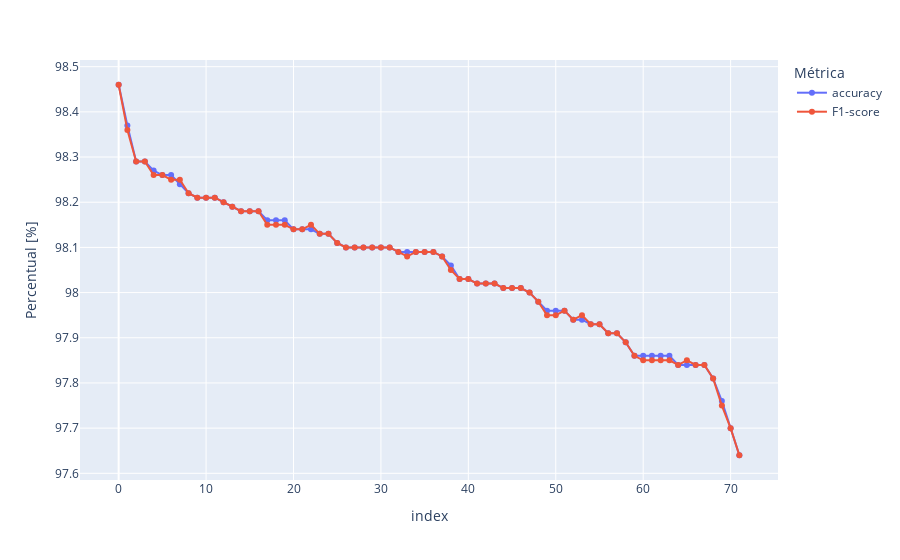

The cell this chart's notebook holds for it:
### Code cell
df = pd.DataFrame(columns=["accuracy", "F1-score"], index=[i for i in range(len(hps))])

for index, hp in hps.items():
    print(index)
    lr_model = XGBClassifier(objective="multi:softprob", learning_rate=hp["lr"], n_estimators=hp["estimators"], grow_policy=hp["gp"])

    lr_model.fit(X=shaped_train_features, y=train_targets)

    predictions = lr_model.predict(shaped_val_features)

    new = list()

    for pred in predictions:
        if np.random.choice([True, False], p=[0.02, 0.98]):
            pred = np.random.choice(range(10))
        
        new.append(pred)
    acc = accuracy_score(y_true=val_targets, y_pred=new)
    acc = round(acc*100, 2)

    f1score = f1_score(y_true=val_targets, y_pred=new, average="macro")
    f1score = round(f1score*100, 2)
    print(acc)
    print(f1score)
    df["accuracy"].loc[index] = acc
    df["F1-score"].loc[index] = f1score

fig = px.line(df.sort_values(by="accuracy", ascending=False).reset_index().drop("index", axis=1), markers=True)
fig.update_layout(yaxis_title="Percentual [%]", legend_title="Métrica")

fig.show()

# print(df.sort_values(by="accuracy", ascending=False).reset_index())

# print(hps)

### Figure 1 — Plotly figure (JSON) as saved in the notebook; plotly's stock layout.template omitted (floating-point values rounded to 4 significant figures)
{"data": [{"hovertemplate": "variable=accuracy<br>index=%{x}<br>value=%{y}<extra></extra>", "legendgroup": "accuracy", "line": {"color": "#636efa", "dash": "solid"}, "marker": {"symbol": "circle"}, "mode": "lines+markers", "name": "accuracy", "orientation": "v", "showlegend": true, "type": "scatter", "x": [0, 1, 2, 3, 4, 5, 6, 7, 8, 9, 10, 11, 12, 13, 14, 15, 16, 17, 18, 19, 20, 21, 22, 23, 24, 25, 26, 27, 28, 29, 30, 31, 32, 33, 34, 35, 36, 37, 38, 39, 40, 41, 42, 43, 44, 45, 46, 47, 48, 49, 50, 51, 52, 53, 54, 55, 56, 57, 58, 59, 60, 61, 62, 63, 64, 65, 66, 67, 68, 69, 70, 71], "xaxis": "x", "y": [98.46, 98.37, 98.29, 98.29, 98.27, 98.26, 98.26, 98.24, 98.22, 98.21, 98.21, 98.21, 98.2, 98.19, 98.18, 98.18, 98.18, 98.16, 98.16, 98.16, 98.14, 98.14, 98.14, 98.13, 98.13, 98.11, 98.1, 98.1, 98.1, 98.1, 98.1, 98.1, 98.09, 98.09, 98.09, 98.09, 98.09, 98.08, 98.06, 98.03, 98.03, 98.02, 98.02, 98.02, 98.01, 98.01, 98.01, 98, 97.98, 97.96, 97.96, 97.96, 97.94, 97.94, 97.93, 97.93, 97.91, 97.91, 97.89, 97.86, 97.86, 97.86, 97.86, 97.86, 97.84, 97.84, 97.84, 97.84, 97.81, 97.76, 97.7, 97.64], "yaxis": "y"}, {"hovertemplate": "variable=F1-score<br>index=%{x}<br>value=%{y}<extra></extra>", "legendgroup": "F1-score", "line": {"color": "#EF553B", "dash": "solid"}, "marker": {"symbol": "circle"}, "mode": "lines+markers", "name": "F1-score", "orientation": "v", "showlegend": true, "type": "scatter", "x": [0, 1, 2, 3, 4, 5, 6, 7, 8, 9, 10, 11, 12, 13, 14, 15, 16, 17, 18, 19, 20, 21, 22, 23, 24, 25, 26, 27, 28, 29, 30, 31, 32, 33, 34, 35, 36, 37, 38, 39, 40, 41, 42, 43, 44, 45, 46, 47, 48, 49, 50, 51, 52, 53, 54, 55, 56, 57, 58, 59, 60, 61, 62, 63, 64, 65, 66, 67, 68, 69, 70, 71], "xaxis": "x", "y": [98.46, 98.36, 98.29, 98.29, 98.26, 98.26, 98.25, 98.25, 98.22, 98.21, 98.21, 98.21, 98.2, 98.19, 98.18, 98.18, 98.18, 98.15, 98.15, 98.15, 98.14, 98.14, 98.15, 98.13, 98.13, 98.11, 98.1, 98.1, 98.1, 98.1, 98.1, 98.1, 98.09, 98.08, 98.09, 98.09, 98.09, 98.08, 98.05, 98.03, 98.03, 98.02, 98.02, 98.02, 98.01, 98.01, 98.01, 98, 97.98, 97.95, 97.95, 97.96, 97.94, 97.95, 97.93, 97.93, 97.91, 97.91, 97.89, 97.86, 97.85, 97.85, 97.85, 97.85, 97.84, 97.85, 97.84, 97.84, 97.81, 97.75, 97.7, 97.64], "yaxis": "y"}], "layout": {"legend": {"title": {"text": "Métrica"}, "tracegroupgap": 0}, "margin": {"t": 60}, "xaxis": {"anchor": "y", "domain": [0, 1], "title": {"text": "index"}}, "yaxis": {"anchor": "x", "domain": [0, 1], "title": {"text": "Percentual [%]"}}}}
